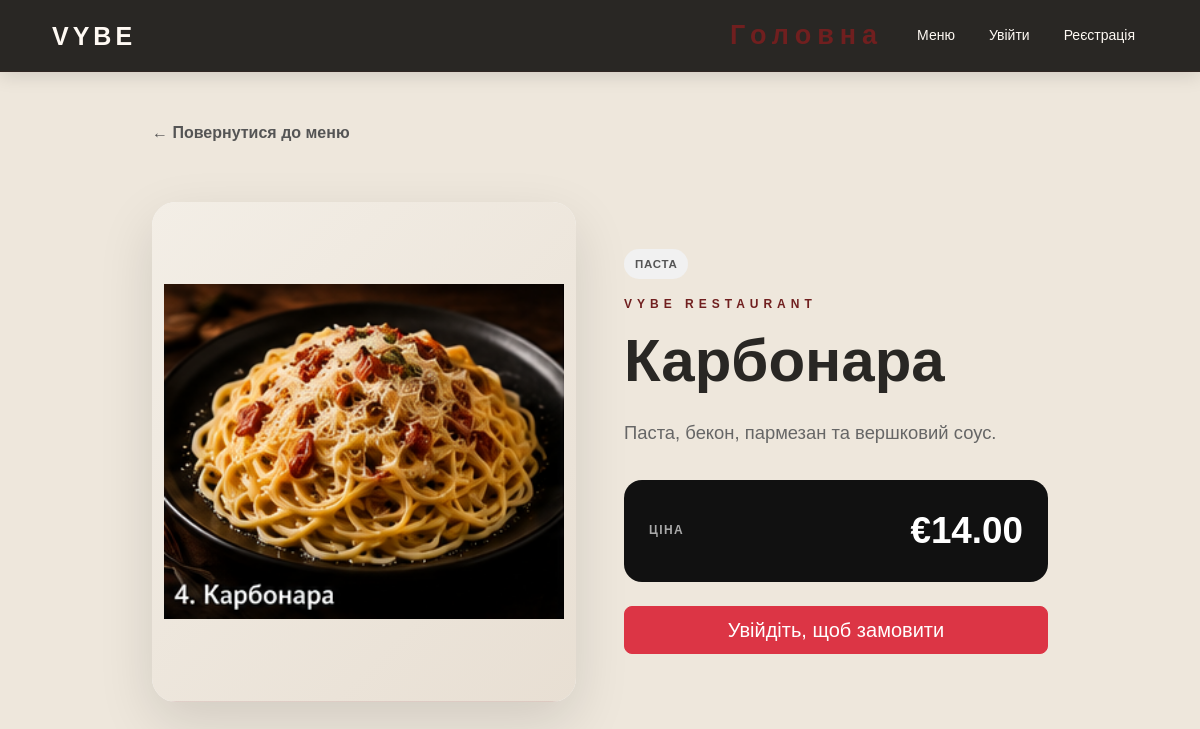
Screenshot of /dish/4 with the database file from the repository.
### online_restauraunt.py (models this page shows)
class Dish(db.Model):
    id = db.Column(
        db.Integer,
        primary_key=True
    )
    name = db.Column(
        db.String(200),
        nullable=False
    )
    description = db.Column(
        db.Text,
        nullable=False
    )
    price = db.Column(
        db.Float,
        nullable=False
    )
    category = db.Column(
        db.String(100),
        nullable=False
    )
    image = db.Column(
        db.String(255),
        nullable=True
    )

### online_restauraunt.py (the view)
@app.route("/dish/<int:dish_id>")
@cache.cached(timeout=300)
def dish(dish_id):
    selected_dish = Dish.query.get_or_404(
        dish_id
    )
    return render_template(
        "dish.html",
        dish=selected_dish
    )

### online_restauraunt.py (called while the page is built)
@app.context_processor
def inject_csrf_token():
    return {
        "csrf_token": get_csrf_token
    }

@app.before_request
def security_check():
    if request.method in {
        "POST",
        "PUT",
        "PATCH",
        "DELETE"
    }:
        validate_csrf()
        validate_origin()

### templates/dish.html (shortened to what this page needs)
{% extends "base.html" %}
{% block content %}
<section class="dish-page py-5">
    <div class="container">
        <a
            href="{{ url_for('menu') }}"
            class="back-link"
        >
            ← Повернутися до меню
        </a>
        <div class="row g-5 align-items-center mt-2">
            <div class="col-12 col-lg-6">
                <div class="dish-image-wrapper">
                    {% if dish.image %}
                    <img
                        src="{{ url_for(
                            'static',
                            filename='images/uploads/' + dish.image
                        ) }}"
                        alt="{{ dish.name }}"
                        class="dish-image"
                    >
                    {% else %}
                    <div class="dish-no-image">
                        VYBE
                    </div>
                    {% endif %}
                </div>
            </div>
            <div class="col-12 col-lg-6">
                <div class="dish-info">
                    <span class="menu-category-badge">
                        {{ dish.category }}
                    </span>
                    <p class="hero-small mt-3">
                        VYBE RESTAURANT
                    </p>
                    <h1>
                        {{ dish.name }}
                    </h1>
                    <p class="dish-description">
                        {{ dish.description }}
                    </p>
                    <div class="dish-price-box">
                        <span>
                            Ціна
                        </span>
                        <strong>
                            €{{ "%.2f"|format(dish.price) }}
                        </strong>
                    </div>
                    {% if session.get("user_id") %}
                    <form
                        method="POST"
                        action="{{ url_for('add_to_cart') }}"
                        class="mt-4"
                    >
                        <input
                            type="hidden"
                            name="csrf_token"
                            value="{{ csrf_token() }}"
                        >
                        <input
                            type="hidden"
                            name="dish_id"
                            value="{{ dish.id }}"
                        >
                        <button
                            type="submit"
                            class="btn btn-danger btn-lg w-100"
                        >
                            Додати до кошика
                        </button>
                    </form>
                    {% else %}
                    <a
                        href="{{ url_for('login') }}"
                        class="btn btn-danger btn-lg w-100 mt-4"
                    >
                        Увійдіть, щоб замовити
                    </a>
                    {% endif %}
                </div>
            </div>
        </div>
    </div>
</section>
{% endblock %}

### rows the page displays
Dish: image (picture), category "ПАСТА", name "Карбонара", description "Паста, бекон, пармезан та вершковий соус.", price "14.00"
